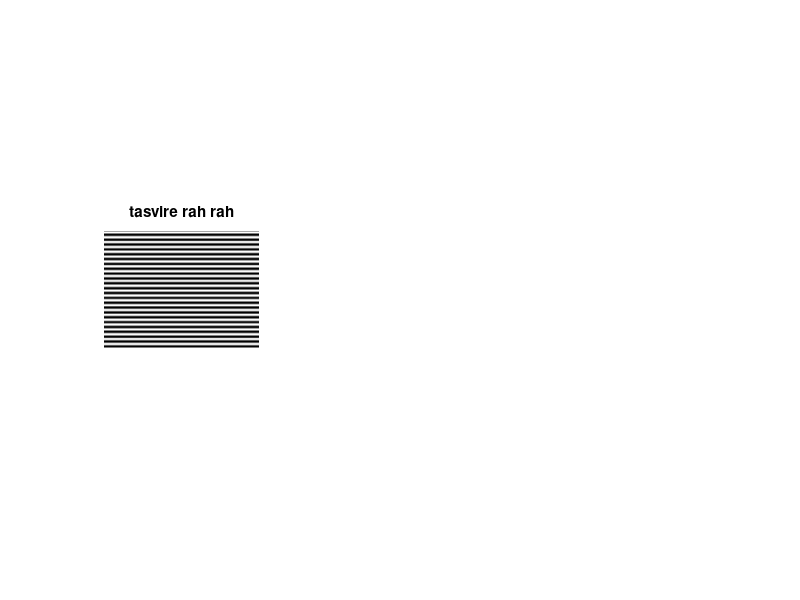

The MATLAB script that drew this image: (Note: this script raises an error after producing the figure.)
%in barnamei baraye ijade MOIRE PATTERN ast,
%BARAYE EJRAYE BARNAME HAME BARNAME RA ENTEKHAB KARDE(Ctrl+A & Ctrl+C)VA DAR Command
%Window MATLAB PASTE KONID. 
clc;
clear all;
close all; 
%ijade tasvire rah rah
Ra = 480;
So = 640;
V = (1 : Ra)';
n = 20; 
Da = 0.5; 
ff = 1 - Da; 
SV = Da * ( sin(2 * pi * V / n))/2 + ff;
IMG_1 = repmat(SV, [1, So]);
figure;
subplot(1, 3, 1);imshow(IMG_1, []);title('tasvire rah rah');
%charkheshe tasvire rah rah
IMG_Ro = imrotate(IMG_1, 170, 'crop'); 
subplot(1, 3, 2);imshow(IMG_Ro, []);title('tasvire rah rahe movarab shode');
% zarbe 2 tasvir
IMG_Out = IMG_1 .* double(IMG_Ro);
subplot(1, 3, 3);imshow(IMG_Out, []);title('Moire Pattern');
